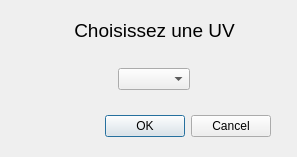
<?xml version="1.0" encoding="UTF-8"?>
<ui version="4.0">
 <class>Dialog</class>
 <widget class="QDialog" name="Dialog">
  <property name="geometry">
   <rect>
    <x>0</x>
    <y>0</y>
    <width>297</width>
    <height>157</height>
   </rect>
  </property>
  <property name="windowTitle">
   <string>Dialog</string>
  </property>
  <widget class="QDialogButtonBox" name="buttonBox">
   <property name="geometry">
    <rect>
     <x>80</x>
     <y>110</y>
     <width>191</width>
     <height>32</height>
    </rect>
   </property>
   <property name="orientation">
    <enum>Qt::Horizontal</enum>
   </property>
   <property name="standardButtons">
    <set>QDialogButtonBox::Cancel|QDialogButtonBox::Ok</set>
   </property>
  </widget>
  <widget class="QWidget" name="verticalLayoutWidget">
   <property name="geometry">
    <rect>
     <x>29</x>
     <y>19</y>
     <width>251</width>
     <height>71</height>
    </rect>
   </property>
   <layout class="QVBoxLayout" name="verticalLayout">
    <item>
     <widget class="QLabel" name="label">
      <property name="text">
       <string>&lt;html&gt;&lt;head/&gt;&lt;body&gt;&lt;p align=&quot;center&quot;&gt;&lt;span style=&quot; font-size:14pt;&quot;&gt;Choisissez une UV&lt;/span&gt;&lt;/p&gt;&lt;/body&gt;&lt;/html&gt;</string>
      </property>
     </widget>
    </item>
    <item>
     <spacer name="verticalSpacer">
      <property name="orientation">
       <enum>Qt::Vertical</enum>
      </property>
      <property name="sizeHint" stdset="0">
       <size>
        <width>20</width>
        <height>40</height>
       </size>
      </property>
     </spacer>
    </item>
    <item alignment="Qt::AlignHCenter">
     <widget class="QComboBox" name="comboBox"/>
    </item>
   </layout>
  </widget>
 </widget>
 <resources/>
 <connections>
  <connection>
   <sender>buttonBox</sender>
   <signal>accepted()</signal>
   <receiver>Dialog</receiver>
   <slot>accept()</slot>
   <hints>
    <hint type="sourcelabel">
     <x>248</x>
     <y>254</y>
    </hint>
    <hint type="destinationlabel">
     <x>157</x>
     <y>274</y>
    </hint>
   </hints>
  </connection>
  <connection>
   <sender>buttonBox</sender>
   <signal>rejected()</signal>
   <receiver>Dialog</receiver>
   <slot>reject()</slot>
   <hints>
    <hint type="sourcelabel">
     <x>316</x>
     <y>260</y>
    </hint>
    <hint type="destinationlabel">
     <x>286</x>
     <y>274</y>
    </hint>
   </hints>
  </connection>
 </connections>
</ui>
